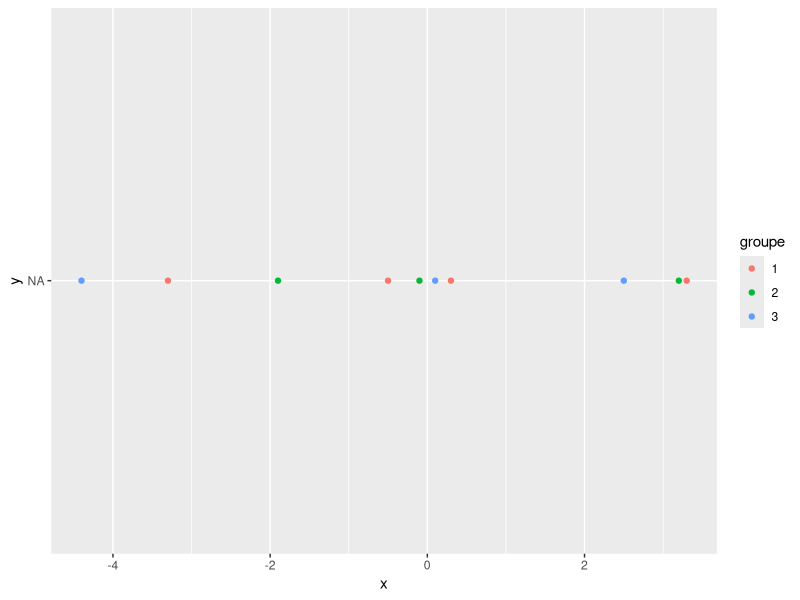

The R source for this figure:
## ---- chunk 1
data<-data.frame(Var=c(-3.3,-4.4,-1.9,3.3,2.5,3.2,0.3,0.1,-0.1,-0.5),
partition1=c(1,1,1,2,2,2,2,2,1,1),
partition2=c(1,3,2,1,3,2,1,3,2,1)
)
## ---- chunk 2
library(ggplot2)

plot_data <- function(x, partition) {
# function that plot the 1D data vector x with color
# according to an argument partition
#
# return: a ggplot graph
df = data.frame(x = x, groupe = factor(partition))
gg = ggplot(df) + geom_point(aes(x=x, y = NA, color=groupe))
return(gg)
}

gg_part1 = plot_data(data$Var, data$partition1)
gg_part2 = plot_data(data$Var, data$partition2)
print(gg_part2)
## ---- chunk 3
initEM = function(x, partition) {
  #' Initialize the parameters of the mixture according
  #' to the `partition` argument.
  #' The returned parameters are the maxima of the complete
  #'  log-likelihood (see Q2 of exercise 1).
  params = list(pi=NULL, theta=list(mu=NULL, sigma2=NULL))
  
  K = length(unique(partition))
  n = length(partition)
  nks = table(partition)
  params$pi =  nks / n
  
  # Equivalent sans `table()`
  params$pi = rep(0, K)
  params$theta$mu = rep(0, K)
  params$theta$sigma2 = rep(0, K)
  
  unique_val_partition = unique(partition)
  for (k in 1:K) {
    val_k = unique_val_partition[k]
    params$pi[k] = sum(partition == val_k) / n
    params$theta$mu[k] = mean(x[partition == val_k]) 
    params$theta$sigma2[k] = ((nks[k] - 1) / nks[k]) * var(x[partition == val_k]) 
  }
  
  return(params)
}

init_param = initEM(x = data$Var, partition = data$partition1)
init_param
## ---- chunk 4
logsumexp = function(y) {
  #' calcule log(sum(exp(y))) de manière stable
  #' 
  
  m = max(y)
  return(m + log(sum(exp(y - m))))
}

y = c(-1000, -1000, - 1000)
cat("Naive", log(sum(exp(y))), "\n")
cat("Stable", logsumexp(y))
## ---- chunk 5
Estep = function(x, params) {
  #' Fonction qui calcule logtau_{ik} pour tout (i, k)
  #' x : observations (vecteur de taille n)
  #' params : liste avec $pi, $theta = list(mu, sigma2)
   
  n = length(x)
  K = length(params$pi)
  logtau = matrix(0, n, K)
  
  for (i in 1:n) {
    for (k in 1:K) {
      logtau[i ,k] = log(params$pi[k]) + dnorm(x[i], mean = params$theta$mu[k], sd=sqrt(params$theta$sigma2[k]), log = TRUE)
    }
    
    # normalization_cte = log(sum(exp(logtau[i,]))) # naive (bad)
    # log-sum-exp trick
    max_i = max(logtau[i,])
    normalization_cte = max_i + log(sum(exp(logtau[i,] - max_i))) # stable (good)
    
    # normalize row i (in log-space)
    logtau[i,] = logtau[i,] - normalization_cte
  }
  
  # alternative
  for (k in 1:K) {
    logtau[,k] = log(params$pi[k]) + 
      dnorm(x, 
            mean = params$theta$mu[k], 
            sd=sqrt(params$theta$sigma2[k]), 
            log = TRUE
            )
  }
  norm_cte_vector = apply(logtau, 1, logsumexp) 
  logtau = logtau - norm_cte_vector
  
  return (logtau)
}

logtau = Estep(x = data$Var, init_param)
logtau
## ---- chunk 6
tau = exp(logtau)
rowSums(tau)
## ---- chunk 7
compute_PI = function(tau) {
  ntilde = colSums(tau)
  n = dim(tau)[1]
  return(ntilde / n)
}

compute_PI(tau) 
## ---- chunk 8
compute_mu = function(tau, x) {
  ntilde = colSums(tau)
  K = dim(tau)[2]
  mu = rep(0, K)
  for (k in 1:K) {
    mu[k] = sum(tau[,k] * x) / ntilde[k]
  }
  
  # colSums(tau * x) / ntilde
  return(mu)
}

mu = compute_mu(tau, x=data$Var)
init_param$theta$mu
## ---- chunk 9
compute_sigma2 = function(tau, mu, x) {
  ntilde = colSums(tau)
  K = ncol(tau)
  sigma2 = rep(0, K)
  for (k in 1:K) {
    centered_x_squared = (x - mu[k])^2
    sigma2[k] = sum(tau[,k] * centered_x_squared) / ntilde[k]
  }
  
  return(sigma2)
}

compute_sigma2(tau, mu, x=data$Var)
init_param$theta$sigma2
## ---- chunk 10
Mstep = function(x, tau) {
  
  params = list(pi=NULL, theta=list(mu=NULL, sigma2=NULL))
  params$pi = compute_PI(tau)
  params$theta$mu = compute_mu(tau, x)
  params$theta$sigma2 = compute_sigma2(tau, params$theta$mu, x)
  
  return(params)
}

Mstep(x=data$Var, tau)
